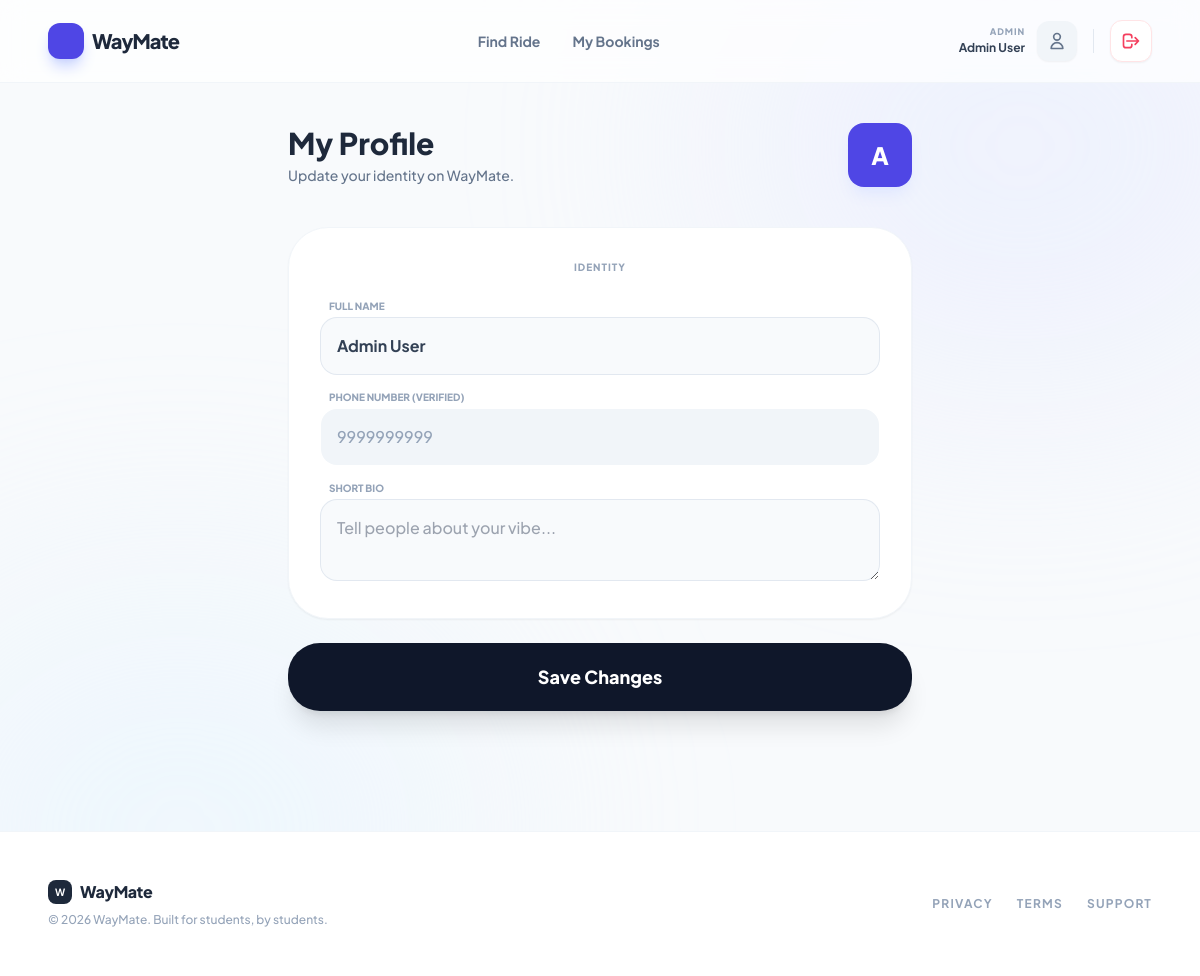
The app's page /passenger/profile.php (signed in) with its own data.
### tables this page shows
CREATE TABLE `users` (
  `user_id` int(11) NOT NULL,
  `name` varchar(100) NOT NULL,
  `phone` varchar(15) NOT NULL,
  `email` varchar(100) DEFAULT NULL,
  `email_verified` tinyint(1) DEFAULT 0,
  `password_hash` varchar(255) NOT NULL,
  `otp_code` varchar(6) DEFAULT NULL,
  `otp_expires_at` datetime DEFAULT NULL,
  `phone_verified` tinyint(1) DEFAULT 0,
  `profile_completed` tinyint(1) DEFAULT 0,
  `profile_completion_percentage` int(11) DEFAULT 0,
  `role` enum('passenger','driver','admin') DEFAULT 'passenger',
  `profile_photo` varchar(255) DEFAULT 'default.jpg',
  `emergency_contact_name` varchar(100) DEFAULT NULL,
  `emergency_contact_phone` varchar(15) DEFAULT NULL,
  `gender` enum('male','female','other') DEFAULT NULL,
  `rating_avg` decimal(2,1) DEFAULT 0.0,
  `total_trips` int(11) DEFAULT 0,
  `status` enum('active','blocked') DEFAULT 'active',
  `created_at` timestamp NOT NULL DEFAULT current_timestamp(),
  `bio` text DEFAULT NULL,
  `car_model` varchar(100) DEFAULT NULL,
  `car_number` varchar(20) DEFAULT NULL,
  `state` varchar(100) DEFAULT 'Karnataka',
  `district` varchar(100) DEFAULT NULL,
  `taluku` varchar(100) DEFAULT NULL,
  `verification_status` enum('unverified','pending','verified','rejected') DEFAULT 'unverified',
  `is_admin` tinyint(1) DEFAULT 0,
  `rating` decimal(3,2) DEFAULT 5.00
);

### passenger/profile.php (the view, shortened to what this page needs)
<?php
require_once '../config/db.php';
include '../includes/header.php';
$user_id = $_SESSION['user_id'];
$stmt = $pdo->prepare("SELECT * FROM users WHERE user_id = ?");
$stmt->execute([$user_id]);
$user = $stmt->fetch();
?>
<main class="max-w-2xl mx-auto px-6 py-10">
    <div class="mb-10 flex items-center justify-between">
        <div>
            <h1 class="text-3xl font-black text-slate-800 mb-1">My Profile</h1>
            <p class="text-slate-500 font-medium text-sm">Update your identity on WayMate.</p>
        </div>
        <div class="w-16 h-16 bg-indigo-600 rounded-2xl flex items-center justify-center text-white text-2xl font-black shadow-lg shadow-indigo-100">
            <?php echo strtoupper(substr($user['name'], 0, 1)); ?>
        </div>
    </div>
    <form action="" method="POST" class="space-y-6">
        <div class="bg-white p-8 rounded-[2.5rem] border border-slate-100 shadow-sm">
            <h3 class="text-[10px] font-black text-slate-400 uppercase tracking-widest mb-6 text-center">Identity</h3>
            <div class="space-y-4">
                <div>
                    <label class="text-[10px] font-black text-slate-400 uppercase ml-2 mb-1 block">Full Name</label>
                    <input type="text" name="name" value="<?php echo htmlspecialchars($user['name']); ?>" required
                        class="w-full p-4 bg-slate-50 border-none rounded-2xl ring-1 ring-slate-200 focus:ring-2 focus:ring-indigo-600 outline-none font-bold text-slate-700 transition">
                </div>
                <div>
                    <label class="text-[10px] font-black text-slate-400 uppercase ml-2 mb-1 block">Phone Number (Verified)</label>
                    <input type="text" value="<?php echo $user['phone']; ?>" disabled
                        class="w-full p-4 bg-slate-100 border-none rounded-2xl text-slate-400 font-medium cursor-not-allowed">
                </div>
                <div>
                    <label class="text-[10px] font-black text-slate-400 uppercase ml-2 mb-1 block">Short Bio</label>
                    <textarea name="bio" rows="2" placeholder="Tell people about your vibe..."
                        class="w-full p-4 bg-slate-50 border-none rounded-2xl ring-1 ring-slate-200 focus:ring-2 focus:ring-indigo-600 outline-none font-medium text-slate-700 transition"><?php echo htmlspecialchars($user['bio']); ?></textarea>
                </div>
            </div>
        </div>
        <button type="submit" class="w-full bg-slate-900 text-white py-5 rounded-[2rem] font-black text-lg shadow-xl hover:bg-indigo-600 transition-all active:scale-95">
            Save Changes
        </button>
    </form>
</main>
<?php include '../includes/footer.php'; ?>

### includes/header.php (style rules this page uses)
body { font-family: 'Plus Jakarta Sans', sans-serif; }
html { scroll-behavior: smooth; }

### records on screen
users: name "A", name "Admin User", phone "9999999999"

### other values on screen
$current_role "ADMIN"
$user_name "Admin User"
